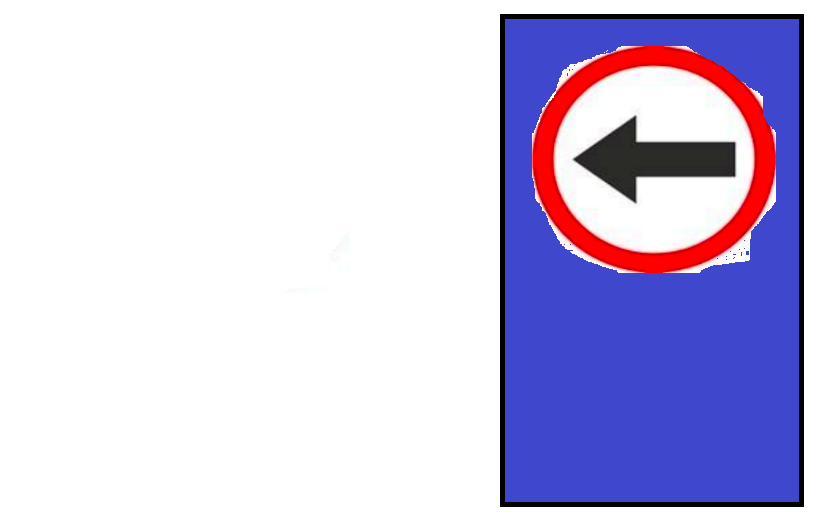
#> input picture turn_left.png, 823 x 530 px
$ python dnm3.py
#> lines starting #> are read from the running program, lines starting #| are printed output that depends on the picture; after the words box and inside, x2 and y2 are one past the last pixel; in counts of white or black regions, pixels touching at a corner belong together
import numpy as np
import cv2


img = cv2.imread("turn_left.png")
#> img is the input picture: shape (530, 823, 3); mean B, G, R 227.7, 198.6, 204.4
Picx = 640
Picy = 480
img = cv2.resize(img,(Picx,Picy))
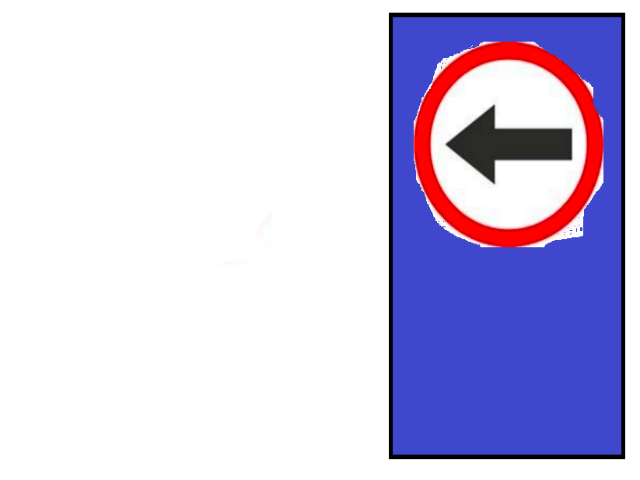
#> img: shape (480, 640, 3); mean B, G, R 227.8, 198.6, 204.5
hsv = cv2.cvtColor(img, cv2.COLOR_BGR2HSV)
#> hsv: shape (480, 640, 3); mean H, S, V 30.5, 47.8, 235.6

lower_red1 = np.array([0, 50, 50], np.uint8)
upper_red1 = np.array([10, 255, 255], np.uint8)
mask1 = cv2.inRange(hsv, lower_red1, upper_red1)
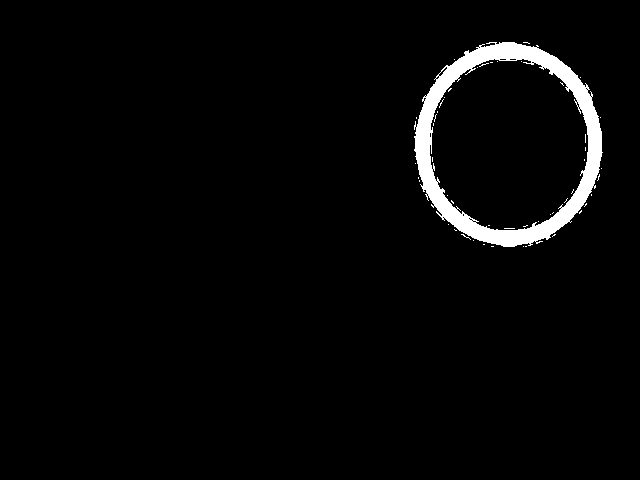
#> mask1: shape (480, 640); 2.9% white; 49 white regions (48 under 20 px), largest, box (x1, y1, x2, y2) and area: (414, 42, 603, 247) 8643

lower_red2 = np.array([170, 50, 50],np.uint8)
upper_red2 = np.array([180, 255, 255],np.uint8)
mask2 = cv2.inRange(hsv, lower_red2, upper_red2)
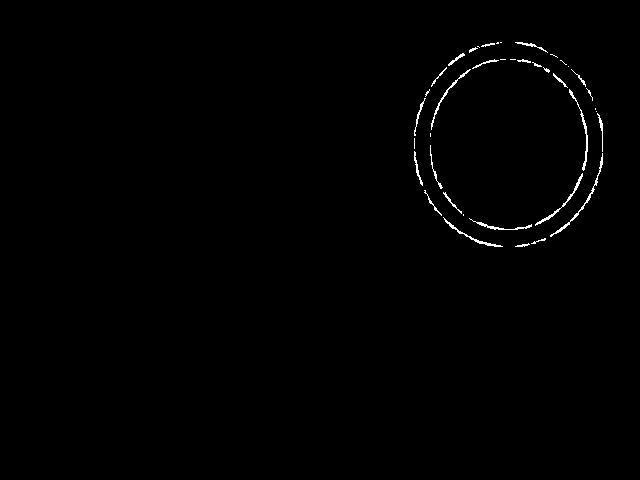
#> mask2: shape (480, 640); 0.62% white in thin lines or dots, all inside (x1, y1, x2, y2) = (414, 42, 603, 247)

mask = mask1 + mask2
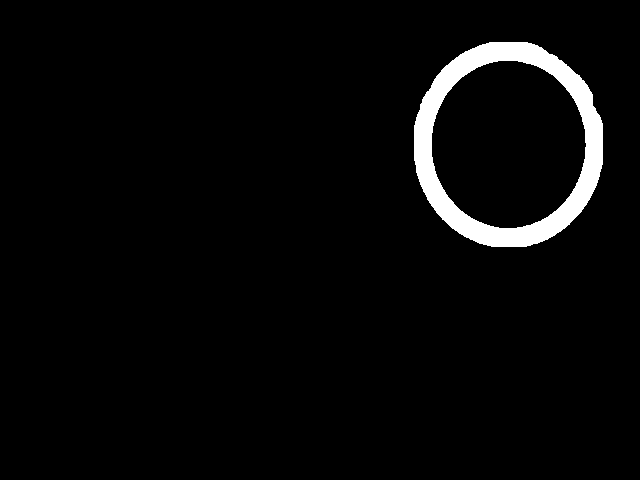
#> mask: shape (480, 640); 3.5% white; 1 white region

contours,h = cv2.findContours(mask,cv2.RETR_CCOMP,cv2.CHAIN_APPROX_NONE)
#> contours = 2 contours; box (x1, y1, x2, y2) and area: (414, 42, 603, 247) 30640, (431, 60, 587, 229) 20420; h = [[-1, -1, 1, -1], [-1, -1, -1, 0]]

buyuk = 0
worked =0
for cnt in contours:
    approx = cv2.approxPolyDP(cnt, .03 * cv2.arcLength(cnt, True), True)
    if len(approx)>=8:
        worked = 1
        area = cv2.contourArea(cnt)
        (cx, cy), radius = cv2.minEnclosingCircle(cnt)
        circleArea = radius * radius * np.pi
        if circleArea > buyuk:
            buyuk = circleArea
            tutucu = cnt
    else:
        if worked == 0:
            areas = [cv2.contourArea(c) for c in contours]
            max_index = np.argmax(areas)
            tutucu = contours[max_index]
#> this loop made 2 passes
#> (worked, area, cx, cy, radius, circleArea, buyuk) on pass 1: (1, 30639.5, 508, 143.9, 103.7, 33761.2, 33761.2)
#> (worked, area, cx, cy, radius, circleArea) on pass 2: (1, 20420, 507.5, 143.9, 84.48, 22422.4)
#> after the loop, buyuk = 33761.2

yeni_mask = np.zeros((Picy,Picx), dtype=np.uint8)
cv2.drawContours(yeni_mask, [tutucu], 0, (255,255,255), -1)
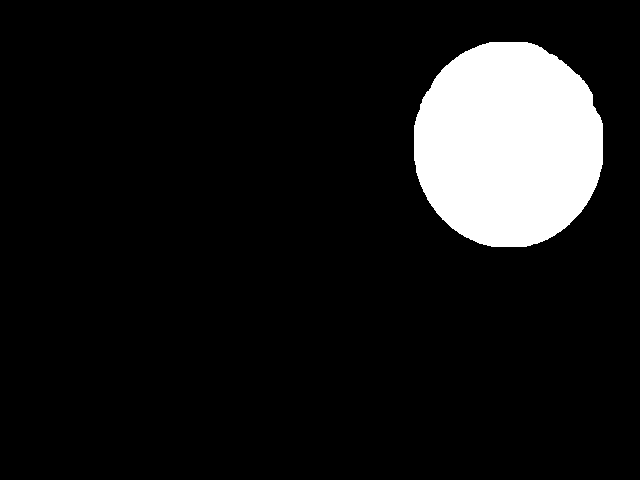
#> yeni_mask: shape (480, 640); 10.1% white; 1 white region, box (x1, y1, x2, y2) and area: (414, 42, 603, 247) 30924

x,y,w,h = cv2.boundingRect(tutucu)
#> x = 414; y = 42; w = 189; h = 205
cv2.rectangle(img,(x,y),(x+w,y+h),(0,255,0),2)
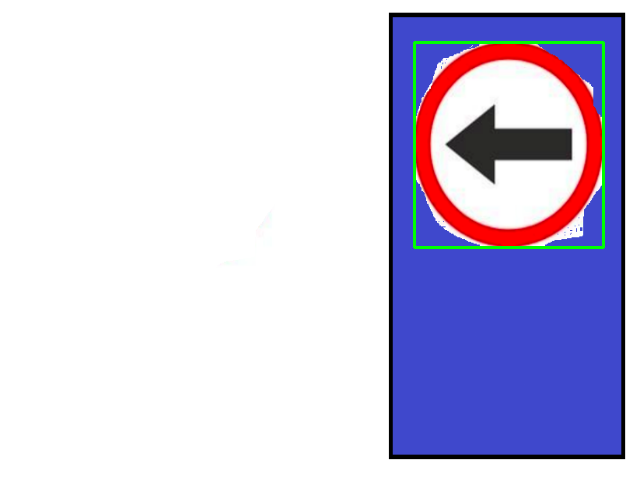
#> img: shape (480, 640, 3); 0.77% of pixels changed, all inside (x1, y1, x2, y2) = (413, 41, 605, 249)


cv2.imshow('img',img)
cv2.imshow('canvas',yeni_mask)
cv2.waitKey(0)
cv2.destroyAllWindows()

$ run again, with dnm111.png copied over turn_left.png
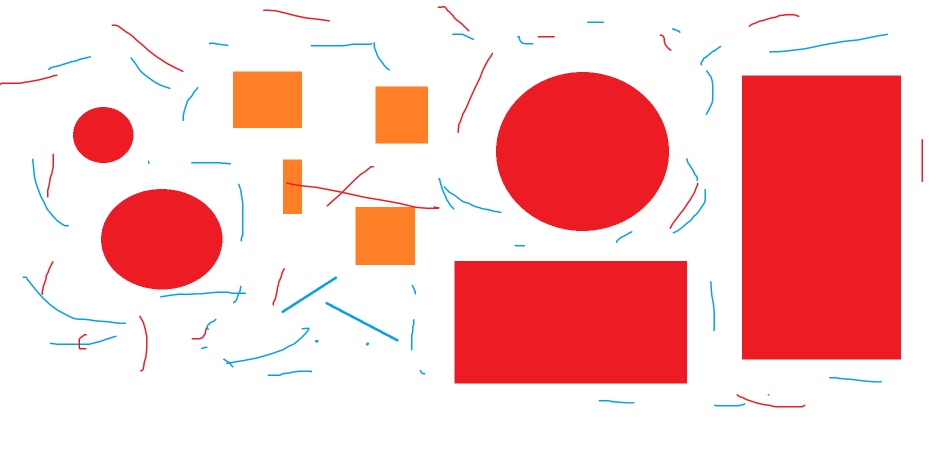
#> input picture dnm111.png, 1885 x 903 px (shown at 1/2 size)
#> img is the input picture: shape (903, 1885, 3); mean B, G, R 193, 192.8, 248.7
#> hsv: shape (480, 640, 3); mean H, S, V 47.8, 65.1, 250.2
#> `mask1 = cv2.inRange(hsv, lower_red1, upper_red1)`:
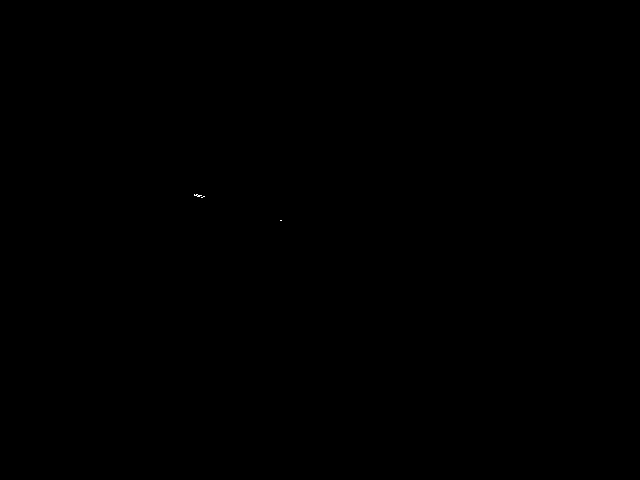
#> mask1: shape (480, 640); 0.01% white in thin lines or dots, all inside (x1, y1, x2, y2) = (194, 194, 282, 221)
#> mask2: shape (480, 640); 25.8% white; 25 white regions (2 under 20 px), largest, box (x1, y1, x2, y2) and area: (504, 80, 612, 382) 32616, (309, 277, 467, 408) 20698, (337, 76, 454, 246) 15635
#> mask: shape (480, 640); 25.8% white; 23 white regions
#> `contours,h = cv2.findContours(mask,cv2.RETR_CCOMP,cv2.CHAIN_APPROX_NONE)`: contours = 23 contours, 8 with area under 20; largest, box (x1, y1, x2, y2) and area: (504, 80, 612, 382) 32207, (309, 277, 467, 408) 20410, (337, 76, 454, 246) 15429, (68, 201, 151, 308) 6812, (49, 114, 91, 173) 1862; h = 23 rows, first 6: [1, -1, -1, -1], [2, 0, -1, -1], [3, 1, -1, -1], [4, 2, -1, -1], [5, 3, -1, -1], [6, 4, -1, -1]
#> the loop `for cnt in contours:` made 23 passes
#> (area, cx, cy, radius, circleArea, buyuk) on passes 8, 16: (6812, 109, 253.9, 53.24, 8906.5, 8906.5), (15429, 395, 160.5, 84.59, 22482.1, 22482.1)
#> after the loop `for cnt in contours:`: buyuk = 22482.1
#> yeni_mask: shape (480, 640); 5.1% white; 1 white region, box (x1, y1, x2, y2) and area: (337, 76, 454, 246) 15635
#> `x,y,w,h = cv2.boundingRect(tutucu)`: x = 337; y = 76; w = 117; h = 170
#> `cv2.rectangle(img,(x,y),(x+w,y+h),(0,255,0),2)`:
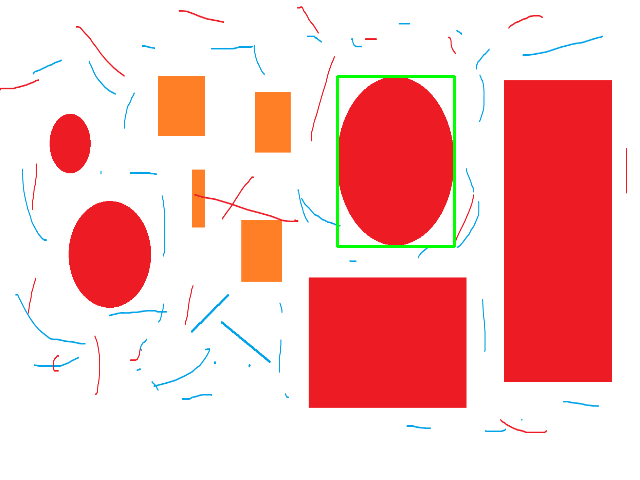
#> img: shape (480, 640, 3); mean B, G, R 191.6, 192.9, 247.3

$ run again, with dnm3.png copied over turn_left.png
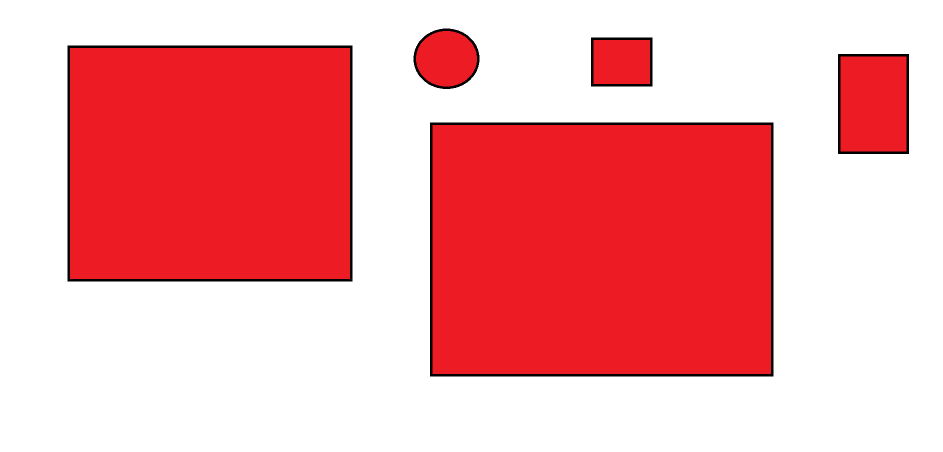
#> input picture dnm3.png, 1885 x 903 px (shown at 1/2 size)
#> img is the input picture: shape (903, 1885, 3); mean B, G, R 168, 165, 243.8
#> hsv: shape (480, 640, 3); mean H, S, V 67.8, 85.2, 243.9
#> mask1: shape (480, 640); every value is 0
#> `mask2 = cv2.inRange(hsv, lower_red2, upper_red2)`:
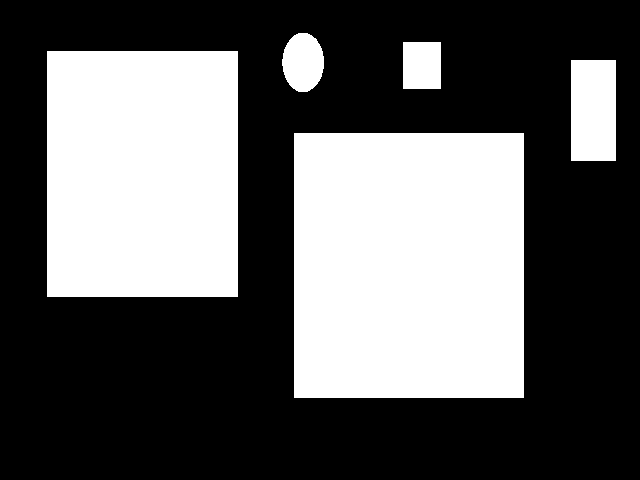
#> mask2: shape (480, 640); 37.8% white; 5 white regions
#> `contours,h = cv2.findContours(mask,cv2.RETR_CCOMP,cv2.CHAIN_APPROX_NONE)`: contours = 5 contours; box (x1, y1, x2, y2) and area: (294, 133, 524, 398) 60456, (47, 51, 238, 297) 46550, (571, 60, 616, 161) 4400, (282, 33, 324, 92) 1870, (403, 42, 441, 89) 1702; h = [[1, -1, -1, -1], [2, 0, -1, -1], [3, 1, -1, -1], [4, 2, -1, -1], [-1, 3, -1, -1]]
#> the loop `for cnt in contours:` made 5 passes
#> (worked, area, cx, cy, radius, circleArea, buyuk) on pass 5: (1, 1869.5, 302.5, 62, 29.35, 2705.7, 2705.7)
#> after the loop `for cnt in contours:`: buyuk = 2705.7
#> yeni_mask: shape (480, 640); 0.63% white; 1 white region, box (x1, y1, x2, y2) and area: (282, 33, 324, 92) 1942
#> `x,y,w,h = cv2.boundingRect(tutucu)`: x = 282; y = 33; w = 42; h = 59
#> `cv2.rectangle(img,(x,y),(x+w,y+h),(0,255,0),2)`:
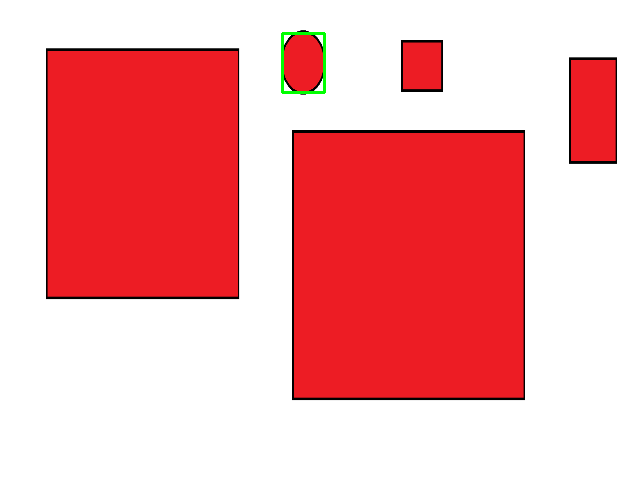
#> img: shape (480, 640, 3); mean B, G, R 167.9, 165.4, 243.6
